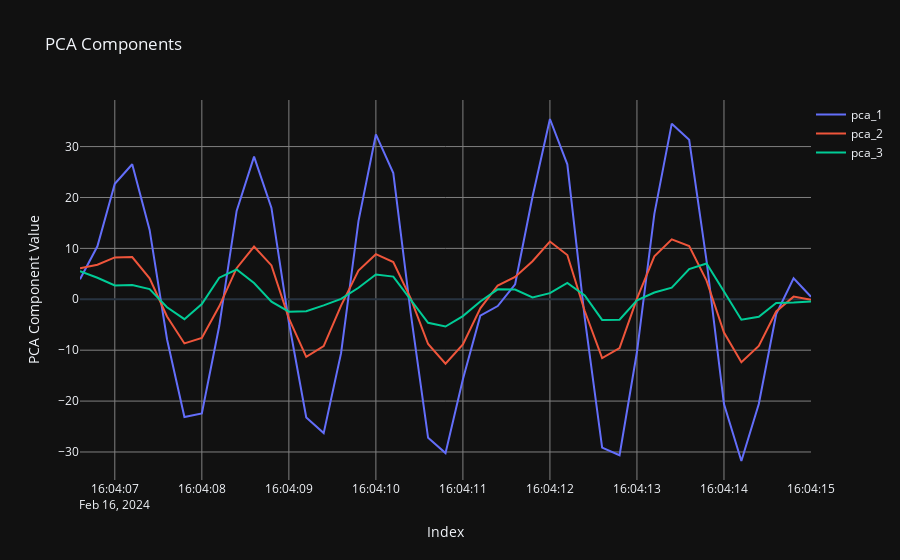

Source (notebook cell):
### Code cell
fig = go.Figure()

# Add traces for each PCA component
for col in ['pca_1', 'pca_2', 'pca_3']:
    fig.add_trace(go.Scatter(x=subset_df.index, y=subset_df[col], mode='lines', name=col, line=dict(width=2)))

# Update layout
fig.update_layout(
    title="PCA Components",
    xaxis_title="Index",
    yaxis_title="PCA Component Value",
    template='plotly_dark',
    legend=dict(x=1, y=1)
)

# Add grid
fig.update_xaxes(showgrid=True, gridwidth=1, gridcolor='gray', zeroline=False)
fig.update_yaxes(showgrid=True, gridwidth=1, gridcolor='gray')

# Show plot
fig.show()
